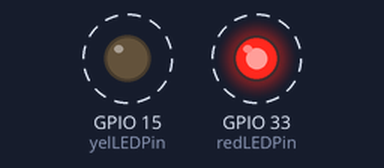
This sketch was run on a simulated ESP32. Shown: output pins drawn as LEDs (lit = HIGH). Dashed ring = blinking.

Above: at 0.5 s.
Timing chart, 0 to 4.6 s (numbered marks = the images above):
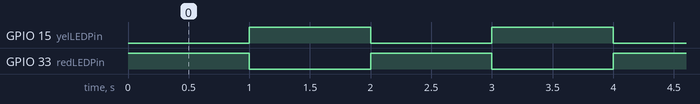

The sketch:

2_LEDs_test.ino
```cpp
///////////////// LED code
const int redLEDPin = 33;
const int yelLEDPin = 15;

void setup() {
  // put your setup code here, to run once:
  pinMode(redLEDPin, OUTPUT);
  pinMode(yelLEDPin, OUTPUT);
}

void loop() {
  // put your main code here, to run repeatedly:
  digitalWrite(redLEDPin, HIGH);  // turn the LED on (HIGH is the voltage level)
  digitalWrite(yelLEDPin, LOW);  // turn the LED on (HIGH is the voltage level)
  delay(1000);                      // wait for a second
  digitalWrite(redLEDPin, LOW);   // turn the LED off by making the voltage LOW
  digitalWrite(yelLEDPin, HIGH);   // turn the LED off by making the voltage LOW
  delay(1000);
}
```

Measured:
- by itself, GPIO 15 (yelLEDPin), GPIO 33 (redLEDPin): alternates HIGH for 1.0 s and LOW for 1.0 s
